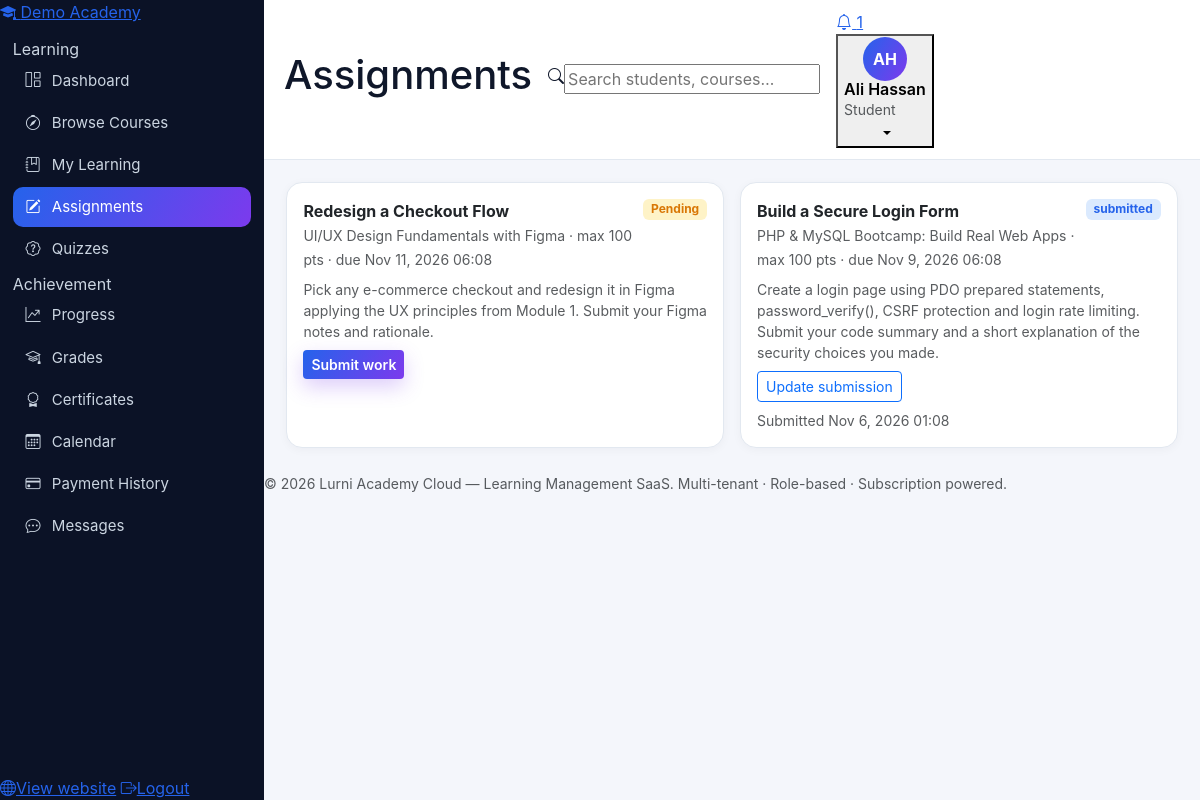
The app's page /student/assignments.php (signed in) with its own data.
### tables this page shows
CREATE TABLE tenants (
  id INT UNSIGNED AUTO_INCREMENT PRIMARY KEY,
  name VARCHAR(160) NOT NULL,
  slug VARCHAR(160) NOT NULL UNIQUE,
  org_type ENUM('academy','school','university','training_center','individual') NOT NULL DEFAULT 'academy',
  email VARCHAR(190) NULL,
  phone VARCHAR(40) NULL,
  website VARCHAR(190) NULL,
  country VARCHAR(80) NULL,
  logo VARCHAR(255) NULL,
  status ENUM('active','suspended','cancelled') NOT NULL DEFAULT 'active',
  created_at DATETIME NOT NULL DEFAULT CURRENT_TIMESTAMP,
  updated_at DATETIME NOT NULL DEFAULT CURRENT_TIMESTAMP ON UPDATE CURRENT_TIMESTAMP
);

CREATE TABLE assignments (
  id INT UNSIGNED AUTO_INCREMENT PRIMARY KEY,
  tenant_id INT UNSIGNED NOT NULL,
  course_id INT UNSIGNED NOT NULL,
  created_by INT UNSIGNED NULL,
  title VARCHAR(190) NOT NULL,
  instructions TEXT NULL,
  due_date DATETIME NULL,
  max_points SMALLINT NOT NULL DEFAULT 100,
  allow_resubmission TINYINT(1) NOT NULL DEFAULT 0,
  created_at DATETIME NOT NULL DEFAULT CURRENT_TIMESTAMP,
  CONSTRAINT fk_asg_tenant FOREIGN KEY (tenant_id) REFERENCES tenants(id) ON DELETE CASCADE,
  CONSTRAINT fk_asg_course FOREIGN KEY (course_id) REFERENCES courses(id) ON DELETE CASCADE
);

CREATE TABLE courses (
  id INT UNSIGNED AUTO_INCREMENT PRIMARY KEY,
  tenant_id INT UNSIGNED NOT NULL,
  instructor_id INT UNSIGNED NULL,
  category_id INT UNSIGNED NULL,
  title VARCHAR(190) NOT NULL,
  slug VARCHAR(190) NOT NULL,
  subtitle VARCHAR(255) NULL,
  description TEXT NULL,
  objectives TEXT NULL,
  requirements TEXT NULL,
  thumbnail VARCHAR(255) NULL,
  level ENUM('beginner','intermediate','advanced','all_levels') NOT NULL DEFAULT 'beginner',
  price DECIMAL(10,2) NOT NULL DEFAULT 0,
  old_price DECIMAL(10,2) NULL,
  language VARCHAR(60) NOT NULL DEFAULT 'English',
  rating DECIMAL(3,2) NOT NULL DEFAULT 0,
  status ENUM('draft','published','archived') NOT NULL DEFAULT 'draft',
  approval_status ENUM('pending','approved','rejected') NOT NULL DEFAULT 'approved',
  visibility ENUM('public','unlisted','private') NOT NULL DEFAULT 'public',
  is_featured TINYINT(1) NOT NULL DEFAULT 0,
  duration_minutes INT UNSIGNED NOT NULL DEFAULT 0,
  created_at DATETIME NOT NULL DEFAULT CURRENT_TIMESTAMP,
  updated_at DATETIME NOT NULL DEFAULT CURRENT_TIMESTAMP ON UPDATE CURRENT_TIMESTAMP,
  UNIQUE KEY uq_course_tenant_slug (tenant_id, slug),
  INDEX idx_course_tenant_status (tenant_id, status),
  CONSTRAINT fk_course_tenant FOREIGN KEY (tenant_id) REFERENCES tenants(id) ON DELETE CASCADE,
  CONSTRAINT fk_course_instructor FOREIGN KEY (instructor_id) REFERENCES instructors(id) ON DELETE SET NULL,
  CONSTRAINT fk_course_category FOREIGN KEY (category_id) REFERENCES categories(id) ON DELETE SET NULL
);

CREATE TABLE submissions (
  id INT UNSIGNED AUTO_INCREMENT PRIMARY KEY,
  tenant_id INT UNSIGNED NOT NULL,
  assignment_id INT UNSIGNED NOT NULL,
  student_id INT UNSIGNED NOT NULL,
  attempt_no SMALLINT NOT NULL DEFAULT 1,
  content TEXT NULL,
  file_path VARCHAR(255) NULL,
  status ENUM('submitted','graded','late') NOT NULL DEFAULT 'submitted',
  grade DECIMAL(6,2) NULL,
  feedback TEXT NULL,
  graded_by INT UNSIGNED NULL,
  submitted_at DATETIME NOT NULL DEFAULT CURRENT_TIMESTAMP,
  graded_at DATETIME NULL,
  KEY idx_subm_assignment_student (assignment_id, student_id),
  CONSTRAINT fk_subm_tenant FOREIGN KEY (tenant_id) REFERENCES tenants(id) ON DELETE CASCADE,
  CONSTRAINT fk_subm_assignment FOREIGN KEY (assignment_id) REFERENCES assignments(id) ON DELETE CASCADE,
  CONSTRAINT fk_subm_student FOREIGN KEY (student_id) REFERENCES students(id) ON DELETE CASCADE
);

### includes/functions.php (called while the page is built, shortened)
<?php
function e(?string $v): string { return htmlspecialchars($v ?? '', ENT_QUOTES, 'UTF-8'); }
function current_user(): ?array { return $_SESSION['user'] ?? null; }

### includes/auth.php (called while the page is built, shortened)
<?php
require_once __DIR__ . '/functions.php';
function role_home(string $role): string {
    return match ($role) {
        'super_admin' => '/super-admin/index.php',
        'admin'       => '/admin/dashboard.php',
        'instructor'  => '/instructor/dashboard.php',
        'student'     => '/student/dashboard.php',
        default       => '/index.php',
    };
}

### student/assignments.php (the view, shortened to what this page needs)
<?php
require_once __DIR__ . '/../includes/auth.php';
$me = require_role(['student']);
$pdo = db(); check_tenant_active($pdo);
$tid = require_tenant();
$pageTitle = 'Assignments'; $active = 'assignments';
$s = $pdo->prepare('SELECT id FROM students WHERE user_id=? AND tenant_id=?');
$s->execute([$me['id'], $tid]); $sid = (int)$s->fetchColumn();
$s = $pdo->prepare("SELECT a.*, c.title AS course_title, s.id AS sub_id, s.status AS sub_status, s.grade, s.feedback, s.submitted_at, s.attempt_no
    FROM assignments a JOIN courses c ON c.id=a.course_id
    JOIN enrollments en ON en.course_id=a.course_id AND en.student_id=?
    LEFT JOIN submissions s ON s.id=(SELECT s2.id FROM submissions s2 WHERE s2.assignment_id=a.id AND s2.student_id=? ORDER BY s2.attempt_no DESC, s2.id DESC LIMIT 1)
    WHERE a.tenant_id=? ORDER BY (s.id IS NOT NULL), a.due_date IS NULL, a.due_date");
$s->execute([$sid, $sid, $tid]); $rows = $s->fetchAll();
require __DIR__ . '/../includes/header.php';
?>
<div class="row g-3">
<?php foreach ($rows as $a): $overdue = $a['due_date'] && strtotime($a['due_date']) < time() && !$a['sub_id']; ?>
  <div class="col-xl-6"><div class="card h-100"><div class="card-body">
    <div class="d-flex justify-content-between align-items-start">
      <div><strong><?= e($a['title']) ?></strong><br><small class="text-muted"><?= e($a['course_title']) ?> · max <?= (int)$a['max_points'] ?> pts · due <?= $a['due_date'] ? e(date('M j, Y H:i', strtotime($a['due_date']))) : 'any time' ?></small></div>
      <?php if ($a['sub_id']): ?><span class="badge bg-<?= $a['sub_status'] === 'graded' ? 'success' : ($a['sub_status'] === 'late' ? 'danger' : 'primary') ?>-subtle text-<?= $a['sub_status'] === 'graded' ? 'success' : ($a['sub_status'] === 'late' ? 'danger' : 'primary') ?>"><?= e($a['sub_status']) ?></span>
      <?php elseif ($overdue): ?><span class="badge bg-danger-subtle text-danger">Overdue</span>
      <?php else: ?><span class="badge bg-warning-subtle text-warning">Pending</span><?php endif; ?>
    </div>
    <?php if ($a['instructions']): ?><p class="small text-muted mt-2 mb-2"><?= nl2br(e($a['instructions'])) ?></p><?php endif; ?>
    <?php if ($a['sub_status'] === 'graded'): ?>
      <div class="alert alert-success py-2 mb-2"><strong>Grade: <?= rtrim(rtrim(number_format((float)$a['grade'], 2), '0'), '.') ?> / <?= (int)$a['max_points'] ?></strong> <small class="text-muted">(attempt <?= (int)($a['attempt_no'] ?? 1) ?>)</small><?php if ($a['feedback']): ?><br><span class="small"><?= e($a['feedback']) ?></span><?php endif; ?></div>
      <?php if (!empty($a['allow_resubmission'])): ?>
      <button class="btn btn-sm btn-outline-primary" data-bs-toggle="collapse" data-bs-target="#sub<?= (int)$a['id'] ?>">Resubmit (new attempt)</button>
      <div class="collapse mt-3" id="sub<?= (int)$a['id'] ?>">
        <form method="post" enctype="multipart/form-data"><?= csrf_field() ?>
          <input type="hidden" name="action" value="submit"><input type="hidden" name="assignment_id" value="<?= (int)$a['id'] ?>">
          <div class="mb-2"><label class="form-label">Your answer / notes</label><textarea class="form-control" name="content" rows="3" placeholder="Paste your work, a link, or notes for your instructor…"></textarea></div>
          <div class="mb-2"><label class="form-label">Attach a file (optional)</label><input class="form-control" type="file" name="file"></div>
          <button class="btn btn-gradient">Submit new attempt</button>
        </form>
      </div>
      <?php endif; ?>
    <?php elseif (!$a['sub_id'] || $a['sub_status'] !== 'graded'): ?>
      <button class="btn btn-sm <?= $a['sub_id'] ? 'btn-outline-primary' : 'btn-gradient' ?>" data-bs-toggle="collapse" data-bs-target="#sub<?= (int)$a['id'] ?>"><?= $a['sub_id'] ? 'Update submission' : 'Submit work' ?></button>
    <?php endif; ?>
    <?php if ($a['sub_id']): ?><div class="small text-muted mt-2">Submitted <?= e(date('M j, Y H:i', strtotime($a['submitted_at']))) ?></div><?php endif; ?>
  </div></div></div>
<?php endforeach; ?>
</div>
<?php require __DIR__ . '/../includes/footer.php'; ?>

### includes/sidebar.php (shortened to what this page needs)
<?php
$u = current_user();
$role = $u['role'] ?? 'student';
$active = $active ?? '';
$tenantName = $tenantName ?? APP_NAME;
$items = $menus[$role] ?? $menus['student'];
?>
<aside class="sidebar" id="appSidebar">
  <a class="sidebar-brand" href="<?= e(role_home($role)) ?>">
    <span class="brand-mark"><i class="bi bi-mortarboard-fill"></i></span>
    <span class="brand-text"><?= e($tenantName) ?></span>
  </a>
  <nav class="sidebar-nav">
    <?php foreach ($items as $item): ?>
      <?php if (isset($item['section'])): ?>
        <div class="nav-section"><?= e($item['section']) ?></div>
      <?php else: ?>
        <a class="nav-link-app <?= $active === $item['key'] ? 'active' : '' ?>" href="<?= e($item['href']) ?>">
          <i class="bi <?= e($item['icon']) ?>"></i><span><?= e($item['label']) ?></span>
        </a>
      <?php endif; ?>
    <?php endforeach; ?>
  </nav>
  <div class="sidebar-foot">
    <a class="nav-link-app" href="/index.php"><i class="bi bi-globe"></i><span>View website</span></a>
    <a class="nav-link-app" href="/auth/logout.php"><i class="bi bi-box-arrow-right"></i><span>Logout</span></a>
  </div>
</aside>

### assets/css/style.css (style rules this page uses)
:root { --blue:#2563eb; --blue-dark:#1d4ed8; --violet:#7c3aed; --violet-soft:#ede9fe; --ink:#0f172a; --muted:#64748b; --line:#e2e8f0; --bg:#f4f6fb; --card:#ffffff; --grad:linear-gradient(120deg,#2563eb 0%,#7c3aed 100%); --grad-soft:linear-gradient(135deg,#dbeafe 0%,#ede9fe 55%,#ffffff 100%); }
body { background:var(--bg);color:var(--ink);font-family:'Inter',system-ui,-apple-system,'Segoe UI',Roboto,sans-serif; }
a { color:var(--blue); }
.btn-gradient { background:var(--grad);color:#fff;border:none;font-weight:600;box-shadow:0 8px 20px rgba(124,58,237,.25); }
.sidebar { width:264px;background:#0b1226;color:#cbd5e1;display:flex;flex-direction:column;position:sticky;top:0;height:100vh;flex-shrink:0;z-index:60; }
.sidebar nav { padding:.8rem;overflow-y:auto;flex:1; }
.sidebar nav a { display:flex;align-items:center;gap:.7rem;color:#cbd5e1;text-decoration:none;padding:.55rem .8rem;border-radius:10px;font-size:.94rem;margin-bottom:2px; }
.sidebar nav a.active { background:var(--grad);color:#fff; }
.card { border:1px solid var(--line);border-radius:16px;box-shadow:0 2px 10px rgba(15,23,42,.04); }
.badge.bg-primary-subtle { background:#dbeafe !important; }
.badge.bg-warning-subtle { background:#fef3c7 !important; }
.text-primary { color:var(--blue) !important; }
.text-warning { color:#d97706 !important; }

### records on screen
tenants: name "Demo Academy"
assignments: title "Redesign a Checkout Flow", course.title "UI/UX Design Fundamentals with Figma", max_points "100", due_date "Nov 11, 2026 06:08", shows "Pending", instructions "Pick any e-commerce checkout and redesign it in Figma applying the UX principles from Module 1. Submit your Figma notes and rationale.", shows "Submit work"
assignments: title "Build a Secure Login Form", course.title "PHP & MySQL Bootcamp: Build Real Web Apps", max_points "100", due_date "Nov 9, 2026 06:08", submissions.status "submitted", instructions "Create a login page using PDO prepared statements, password_verify(), CSRF protection and login rate limiting. Submit your code summary and a short explanation of the security choices you made.", shows "Update submission", submissions.submitted_at "Nov 6, 2026 01:08"

### other values on screen
$item['section'] "Learning"
$item['label'] "Dashboard"
$item['label'] "Browse Courses"
$item['label'] "My Learning"
$item['label'] "Assignments"
$item['label'] "Quizzes"
$item['section'] "Achievement"
$item['label'] "Progress"
$item['label'] "Grades"
$item['label'] "Certificates"
$item['label'] "Calendar"
$item['label'] "Payment History"
$item['label'] "Messages"
$pageTitle "Assignments"
$unread "1"
